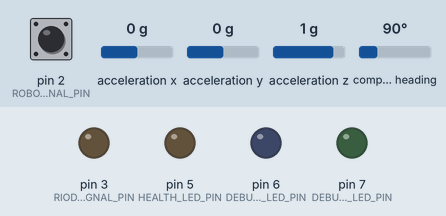
This sketch was run on a simulated Arduino Uno, built with avr-gcc and run on an emulated ATmega328P. Parts: output pins drawn as LEDs (lit = HIGH). Dashed ring = blinking. Inputs (shaded band) come from the test bench; at power-on: pin 2 (ROBORIO_SIGNAL_PIN) LOW, acceleration x 0 g, acceleration y 0 g, acceleration z 1 g, compass heading 90°.

Above: at 1.2 s.
1.3 s: pin 2 (ROBORIO_SIGNAL_PIN) driven HIGH
At 1.8 s:
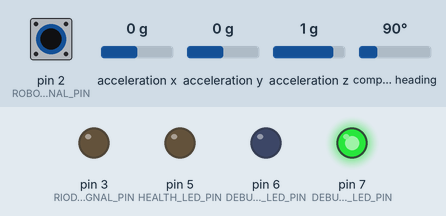
At 2.8 s:
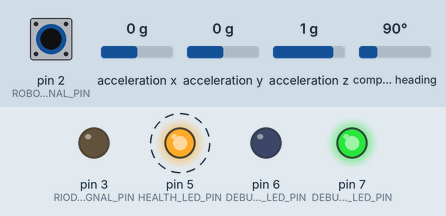
4.3 s: pin 2 (ROBORIO_SIGNAL_PIN) pulsed LOW 5 times (0.12 s each, 0.3 s apart)
At 6.8 s:
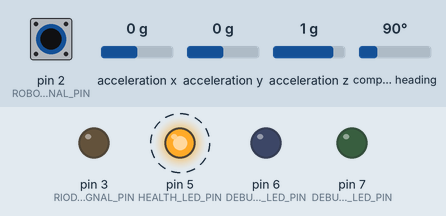
Timing chart, 0 to 14.8 s (numbered marks = the images above; inputs shaded):
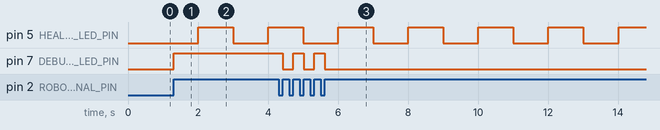

The sketch:

Rioduino.ino
```cpp
// (licence header left out)
// INCLUDES
#include <Adafruit_Sensor.h>                  // for base sensor support
#include <Adafruit_BNO055.h>                  // for BNO055 library
#include <Wire.h>                             // for I2C communication
#include "RoborioRioduinoSharedData.hpp"      // for shared data structures


////////////////////////////////////////////////////////////////////////////////
/// Class: YtaRobot
///
/// Class that contains the declarations and functions for running the RIOduino.
///
////////////////////////////////////////////////////////////////////////////////
class YtaRioduino
{
public:

  // Wrappers for the setup/loop Arduino functions
  static void Initialize();
  static void Run();

private:

  // Makes for easier use/readability of interacting with I2C commands and data
  typedef RoborioRioduinoSharedData::I2cCommand I2cCommand;
  typedef RoborioRioduinoSharedData::I2cData I2cData;

  // Support function for displaying a message if prints are enabled
  template <typename T>
  inline static void DisplayMessage(T message)
  {
    if (DEBUG_PRINTS)
    {
      Serial.println(message);
    }
  }

  // Member functions
  static void InterruptHandler();
  static void I2cOnReceive(int bytesReceived);
  static void I2cOnRequest();
  static void CheckForAndProcessI2cCommand();
  static void BuildI2cData();
  static void GetGyroData();
  static void HeartBeat();

  // Member variables
  static Adafruit_BNO055    m_Bno055;
  static I2cCommand         m_I2cCommand;
  static I2cData            m_I2cData;
  static volatile bool      m_bNewI2cCommandAvailable;
  static volatile bool      m_bReadNewGyroCenter;
  static volatile bool      m_bCollectSensorData;
  static volatile bool      m_bI2cDataRead;
  static double             m_RobotAngle;
  static double             m_RobotAbsoluteAngle;
  static double             m_RobotRelativeAngle;
  static double             m_RobotCenterPoint;

  // Constants
  static const int          ROBORIO_SIGNAL_PIN          = 2;
  static const int          RIODUINO_SIGNAL_PIN         = 3;
  static const int          HEALTH_LED_PIN              = 5;
  static const int          DEBUG_BLUE_LED_PIN          = 6;
  static const int          DEBUG_GREEN_LED_PIN         = 7;
  static const int          BNO055_SENSOR_ID            = 55;
  static const int          HEART_BEAT_RATE_MS          = 1000;
  static const uint8_t      I2C_BUFFER_MARKER           = 0xBB;
  static constexpr double   ONE_HUNDRED_EIGHTY_DEGREES  = 180.0;
  static constexpr double   THREE_HUNDRED_SIXTY_DEGREES = 360.0;

  static const bool         DEBUG_PRINTS                = false;
  static const bool         DEBUG_I2C_TRANSACTIONS      = false;
  static const bool         DEBUG_GYRO_READINGS         = false;

  // Constructor, destructor, copy, assignment
  YtaRioduino();
  ~YtaRioduino();
  YtaRioduino(const YtaRioduino &);
  YtaRioduino & operator=(const YtaRioduino &);
};

// STATIC MEMBER DATA
Adafruit_BNO055         YtaRioduino::m_Bno055                   = Adafruit_BNO055(BNO055_SENSOR_ID);
YtaRioduino::I2cCommand YtaRioduino::m_I2cCommand;
YtaRioduino::I2cData    YtaRioduino::m_I2cData;
volatile bool           YtaRioduino::m_bNewI2cCommandAvailable  = false;
volatile bool           YtaRioduino::m_bReadNewGyroCenter       = false;
volatile bool           YtaRioduino::m_bCollectSensorData       = false;
volatile bool           YtaRioduino::m_bI2cDataRead             = false;
double                  YtaRioduino::m_RobotAngle               = 0.0;
double                  YtaRioduino::m_RobotAbsoluteAngle       = 0.0;
double                  YtaRioduino::m_RobotRelativeAngle       = 0.0;
double                  YtaRioduino::m_RobotCenterPoint         = 0.0;


////////////////////////////////////////////////////////////////////////////////
/// Method: setup
///
/// Details:  The Arduino initialization function called during controller
///           start up.
////////////////////////////////////////////////////////////////////////////////
void setup()
{
  YtaRioduino::Initialize();
}


////////////////////////////////////////////////////////////////////////////////
/// Method: loop
///
/// Details:  The continuous Arduino background user loop.
////////////////////////////////////////////////////////////////////////////////
void loop()
{
  YtaRioduino::Run();
}


////////////////////////////////////////////////////////////////////////////////
/// Method: Initialize
///
/// Details:  Initializes data/peripherals for the RIOduino.
////////////////////////////////////////////////////////////////////////////////
void YtaRioduino::Initialize()
{
  // Start up the serial port
  Serial.begin(115200);
  DisplayMessage("FRC 120 RIOduino.");

  // Configure debug pins
  pinMode(HEALTH_LED_PIN, OUTPUT);
  pinMode(DEBUG_BLUE_LED_PIN, OUTPUT);
  pinMode(DEBUG_GREEN_LED_PIN, OUTPUT);

  // Indicate initialization is occurring
  digitalWrite(HEALTH_LED_PIN, HIGH);
  digitalWrite(DEBUG_BLUE_LED_PIN, HIGH);
  digitalWrite(DEBUG_GREEN_LED_PIN, HIGH);

  // Configure communication pins
  pinMode(ROBORIO_SIGNAL_PIN, INPUT);
  pinMode(RIODUINO_SIGNAL_PIN, OUTPUT);

  // Connect the interrupt handler
  attachInterrupt(digitalPinToInterrupt(ROBORIO_SIGNAL_PIN), InterruptHandler, RISING);

  // Open the I2C port
  Wire.begin(RoborioRioduinoSharedData::I2C_DEVICE_ADDRESS);
  Wire.onReceive(I2cOnReceive);
  Wire.onRequest(I2cOnRequest);

  // Clear I2C data and set constant fields
  memset(&m_I2cData, 0U, sizeof(m_I2cData));

  // Initialize the 9-axis sensor
  while (!m_Bno055.begin())
  {
    // There was a problem detecting the BNO055 ... check your connections
    DisplayMessage("No BNO055 detected... check wiring or I2C ADDR!");

    // Delay before trying again
    const unsigned int ONE_SECOND_DELAY_MS = 1000;
    delay(ONE_SECOND_DELAY_MS);
  }

  m_Bno055.setExtCrystalUse(true);

  // Initialization complete, turn visual indication off
  digitalWrite(HEALTH_LED_PIN, LOW);
  digitalWrite(DEBUG_BLUE_LED_PIN, LOW);
  digitalWrite(DEBUG_GREEN_LED_PIN, LOW);
}


////////////////////////////////////////////////////////////////////////////////
/// Method: Run
///
/// Details:  Main loop for the RIOduino program.
////////////////////////////////////////////////////////////////////////////////
void YtaRioduino::Run()
{
  while (true)
  {
    while (!m_bCollectSensorData)
    {
      HeartBeat();
    }
    GetGyroData();
    BuildI2cData();
    m_bCollectSensorData = false;
  }

  // This approach is an interurpt based communication mechanism.
  // The roboRIO will interrupt the RIOduino when it wants new data.
  // The loops waiting on a state change will poll for a new I2C
  // command to come through and be processed.

  // Wait for the interrupt to come through
  while (!m_bCollectSensorData)
  {
    CheckForAndProcessI2cCommand();
    HeartBeat();
  }

  // Get new information from the sensor
  GetGyroData();

  // Build an I2C response packet
  BuildI2cData();

  // Send a response back to the roboRIO to indicate data is ready
  digitalWrite(RIODUINO_SIGNAL_PIN, HIGH);

  // Wait for the roboRIO to read the I2C data
  while (!m_bI2cDataRead)
  {
    CheckForAndProcessI2cCommand();
    HeartBeat();
  }

  // The roboRIO has now read the new I2C data, reset control variables
  m_bCollectSensorData = false;
  m_bI2cDataRead = false;
  digitalWrite(RIODUINO_SIGNAL_PIN, LOW);
}


////////////////////////////////////////////////////////////////////////////////
/// Method: InterruptHandler
///
/// Details:  Interrupt handler for when the roboRIO sends a trigger signal.
////////////////////////////////////////////////////////////////////////////////
void YtaRioduino::InterruptHandler()
{
  m_bCollectSensorData = true;
}


////////////////////////////////////////////////////////////////////////////////
/// Method: HeartBeat
///
/// Details:  Support function to show the RIOduino is still executing.
////////////////////////////////////////////////////////////////////////////////
void YtaRioduino::HeartBeat()
{
  static int heartBeat = 1;
  static bool bHealthLedState = false;
  static unsigned int lastHeartBeatTimeMs = 0U;
  unsigned int currentTimeMs = millis();

  if ((currentTimeMs - lastHeartBeatTimeMs) > HEART_BEAT_RATE_MS)
  {
    if (DEBUG_PRINTS)
    {
      Serial.print("HeartBeat: ");
      Serial.println(heartBeat++);
    }

    // No matter what, toggle the health LED
    digitalWrite(HEALTH_LED_PIN, static_cast<int>(bHealthLedState));
    bHealthLedState = !bHealthLedState;

    lastHeartBeatTimeMs = currentTimeMs;
  }
}


////////////////////////////////////////////////////////////////////////////////
/// Method: I2cOnReceive
///
/// Details:  Receives I2C data from the roboRIO.
////////////////////////////////////////////////////////////////////////////////
void YtaRioduino::I2cOnReceive(int bytesReceived)
{
  // Clear the buffer with a marker in case there's a need to debug
  memset(&m_I2cCommand, I2C_BUFFER_MARKER, sizeof(m_I2cCommand));

  // Get a pointer to the destination location
  uint8_t * pDest = reinterpret_cast<uint8_t *>(&m_I2cCommand);

  // Read the bytes into the buffer
  for (int i = 0; i < bytesReceived; i++)
  {
    *pDest++ = Wire.read();
  }

  m_bNewI2cCommandAvailable = true;

  if (DEBUG_I2C_TRANSACTIONS)
  {
    Serial.print("On receive: ");

    pDest = reinterpret_cast<uint8_t *>(&m_I2cCommand);
    for (int i = 0; i < bytesReceived; i++)
    {
      Serial.print(*pDest++, HEX);
    }

    Serial.println();
  }
}


////////////////////////////////////////////////////////////////////////////////
/// Method: I2cOnRequest
///
/// Details:  Sends I2C data to the roboRIO.
////////////////////////////////////////////////////////////////////////////////
void YtaRioduino::I2cOnRequest()
{
  Wire.write(reinterpret_cast<byte *>(&m_I2cData), sizeof(m_I2cData));

  m_bI2cDataRead = true;

  if (DEBUG_I2C_TRANSACTIONS)
  {
    Serial.print("On request: ");
    const byte * pData = reinterpret_cast<byte *>(&m_I2cData);
    for (size_t i = 0; i < sizeof(m_I2cData); i++)
    {
      Serial.print(*pData++, HEX);
      Serial.print(" ");
    }
    Serial.println();
  }
}


////////////////////////////////////////////////////////////////////////////////
/// Method: CheckForAndProcessI2cCommand
///
/// Details:  Looks for a new I2C command to have arrived and processes it.
////////////////////////////////////////////////////////////////////////////////
void YtaRioduino::CheckForAndProcessI2cCommand()
{
  // Validate the command that was received
  if (m_bNewI2cCommandAvailable)
  {
    // Check the header and footer
    if (m_I2cCommand.m_Header == RoborioRioduinoSharedData::I2C_HEADER_DATA &&
        m_I2cCommand.m_Footer == RoborioRioduinoSharedData::I2C_FOOTER_DATA)
    {
      // Process the command
      switch (m_I2cCommand.m_CommandSelection)
      {
        case RoborioRioduinoSharedData::GYRO_READ_NEW_CENTER:
        {
          m_bReadNewGyroCenter = true;
          break;
        }
        default:
        {
          // Do nothing in case it was a bad packet
          break;
        }
      }
    }
    else
    {
      if (DEBUG_PRINTS)
      {
        Serial.println("Invalid I2C metadata.  Dumping buffer...");

        uint8_t * pBuffer = reinterpret_cast<uint8_t *>(&m_I2cCommand);
        for (size_t i = 0; i < sizeof(m_I2cCommand); i++)
        {
          Serial.print(*pBuffer++, HEX);
          Serial.print(" ");
        }
        Serial.println();
        }
    }

    // Command was processed, indicate as such
    m_bNewI2cCommandAvailable = false;
  }
}


////////////////////////////////////////////////////////////////////////////////
/// Method: BuildI2cData
///
/// Details:  Builds the data to send over to the roboRIO.
////////////////////////////////////////////////////////////////////////////////
void YtaRioduino::BuildI2cData()
{
  // Clear the buffer with a marker in case there's a need to debug
  memset(&m_I2cData, I2C_BUFFER_MARKER, sizeof(m_I2cData));

  // Set the header/footer info
  m_I2cData.m_Header = RoborioRioduinoSharedData::I2C_HEADER_DATA;
  m_I2cData.m_Footer = RoborioRioduinoSharedData::I2C_FOOTER_DATA;

  // Indicate gyro data is being sent over
  m_I2cData.m_DataSelection = RoborioRioduinoSharedData::I2cDataSelection::GYRO_DATA;

  // Temporary test sending 0 -> 360
  m_I2cData.m_DataBuffer.m_GyroData.m_xAxisInfo.m_bIsNegative = false;
  m_I2cData.m_DataBuffer.m_GyroData.m_xAxisInfo.m_Angle = static_cast<uint16_t>(round(m_RobotAbsoluteAngle));
  return;

  // First get the robot angle since it will be manipulated before sending
  double robotAngle = m_RobotAngle;

  // Check if it's negative
  if (robotAngle < 0.0)
  {
    m_I2cData.m_DataBuffer.m_GyroData.m_xAxisInfo.m_bIsNegative = true;

    // For simplicity with the different architectures, always send a positive angle
    robotAngle *= -1.0;
  }
  else
  {
    m_I2cData.m_DataBuffer.m_GyroData.m_xAxisInfo.m_bIsNegative = false;
  }

  // Set the angle, deliberately converting to an integer value
  m_I2cData.m_DataBuffer.m_GyroData.m_xAxisInfo.m_Angle = static_cast<uint16_t>(round(robotAngle));
}


////////////////////////////////////////////////////////////////////////////////
/// Method: GetGyroData
///
/// Details:  Reads information from the BNO055 9-axis sensor.
////////////////////////////////////////////////////////////////////////////////
void YtaRioduino::GetGyroData()
{
  // This will only be called on demand, no need for time controls

  // For normalization to arbitrary angle as center:
  //
  // Defaults to zero
  // double m_CenterSetPointDegrees = 0.0;
  // m_RobotAbsoluteAngle = bnoSensorEvent.orientation.x;
  // m_RobotRelativeAngle = m_RobotAbsoluteAngle - m_CenterSetPointDegrees;
  // if (m_RobotRelativeAngle < 0.0)
  // {
  //   // Negative angles must be normalized from 360 (the addition here is actually subtraction)
  //   m_RobotRelativeAngle += THREE_HUNDRED_SIXTY_DEGREES;
  // }

  // Get a new sensor event
  sensors_event_t bnoSensorEvent;
  m_Bno055.getEvent(&bnoSensorEvent);

  // Save off a new center if one was requested
  if (m_bReadNewGyroCenter)
  {
    DisplayMessage("Reading new center...");
    m_RobotCenterPoint = bnoSensorEvent.orientation.x;
    m_bReadNewGyroCenter = false;
  }

  // The absolute angle is what the sensor reports.
  // The relative angle needs to be computed from the absolute angle.
  m_RobotAbsoluteAngle = bnoSensorEvent.orientation.x;
  m_RobotRelativeAngle = m_RobotAbsoluteAngle - m_RobotCenterPoint;

  // The relative angle can be anywhere from -360 to + 360 at this point.
  // We need an angle between 0 -> 360 only.
  // Negative angles must be normalized from 360 (the addition here is actually subtraction).
  if (m_RobotRelativeAngle < 0.0)
  {
    m_RobotRelativeAngle += THREE_HUNDRED_SIXTY_DEGREES;
  }

  // Now that we have an angle from 0 -> 360, convert it to -180 -> 180
  if (m_RobotRelativeAngle > ONE_HUNDRED_EIGHTY_DEGREES)
  {
    // convert left half of unit circle to negative
    // old: 360 (top) -> 270 (left) -> 180 (bottom)
    // new: 0 (top) -> -90 (left) -> -180 (bottom)
    m_RobotRelativeAngle -= THREE_HUNDRED_SIXTY_DEGREES;
  }

  // Robot angle is the relative angle
  m_RobotAngle = m_RobotRelativeAngle;

  // Update the LED debug outputs
  static bool bDebugLedPulseOn = true;
  if (bDebugLedPulseOn)
  {
    if (m_RobotAngle < 0.0)
    {
      digitalWrite(DEBUG_BLUE_LED_PIN, HIGH);
      digitalWrite(DEBUG_GREEN_LED_PIN, LOW);
    }
    else
    {
      digitalWrite(DEBUG_BLUE_LED_PIN, LOW);
      digitalWrite(DEBUG_GREEN_LED_PIN, HIGH);
    }

    bDebugLedPulseOn = false;
  }
  else
  {
    digitalWrite(DEBUG_BLUE_LED_PIN, LOW);
    digitalWrite(DEBUG_GREEN_LED_PIN, LOW);

    bDebugLedPulseOn = true;
  }

  if (DEBUG_GYRO_READINGS)
  {
    Serial.print("Time: ");
    Serial.print(millis());
    Serial.print(", Absolute angle: ");
    Serial.print(m_RobotAbsoluteAngle);
    Serial.print(", Relative angle: ");
    Serial.println(m_RobotRelativeAngle);
  }
}
```

Source omitted: borioRioduinoSharedData.hpp (7298 bytes)

Measured:
- after the input at 1.3 s, pin 7 (DEBUG_GREEN_LED_PIN): LOW → HIGH at once
- after the input at 4.3 s, pin 7 (DEBUG_GREEN_LED_PIN): alternates HIGH for 0.30 s and LOW for 0.30 s, 5 changes in all, then stays LOW, starting after 0.12 s
- by itself, pin 5 (HEALTH_LED_PIN): alternates HIGH for 1.0 s and LOW for 1.0 s
